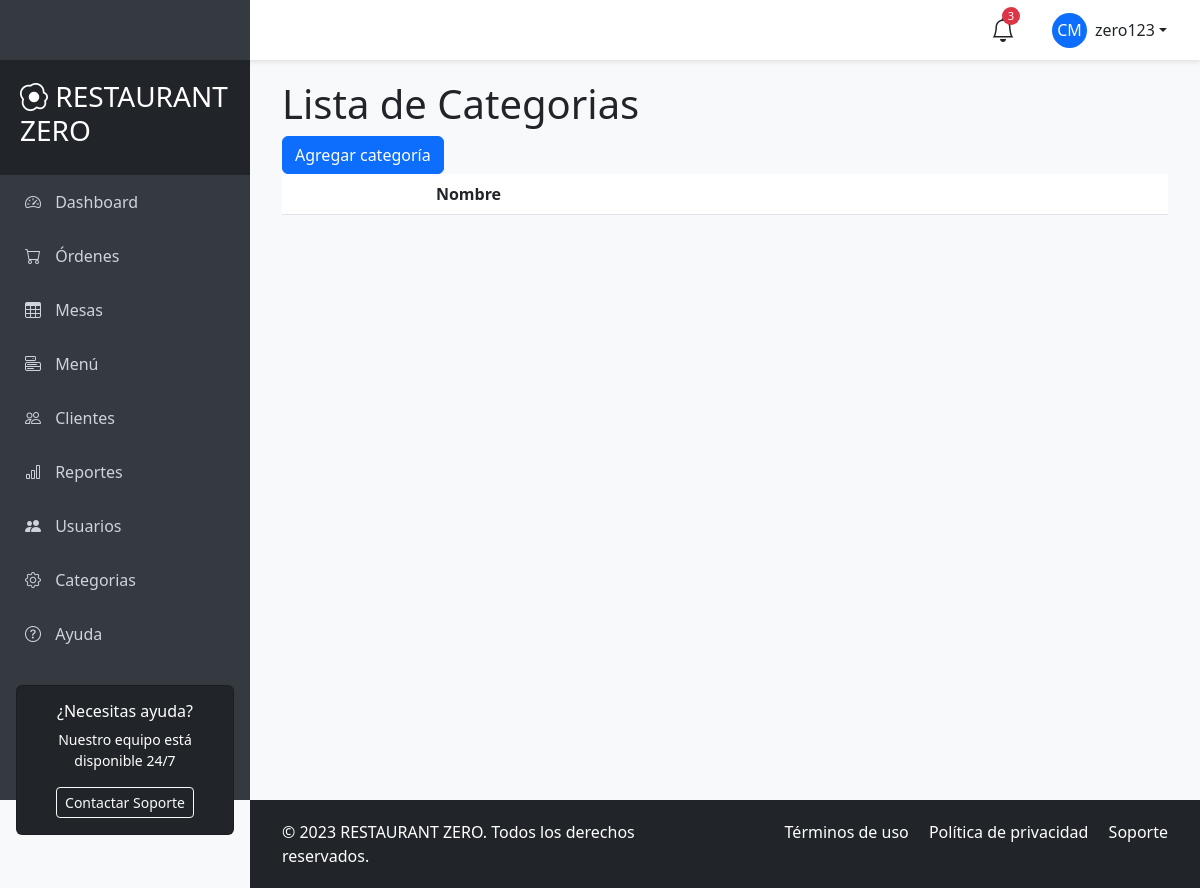
Page /platillos/categorias/ (signed in) on the earlier database version.
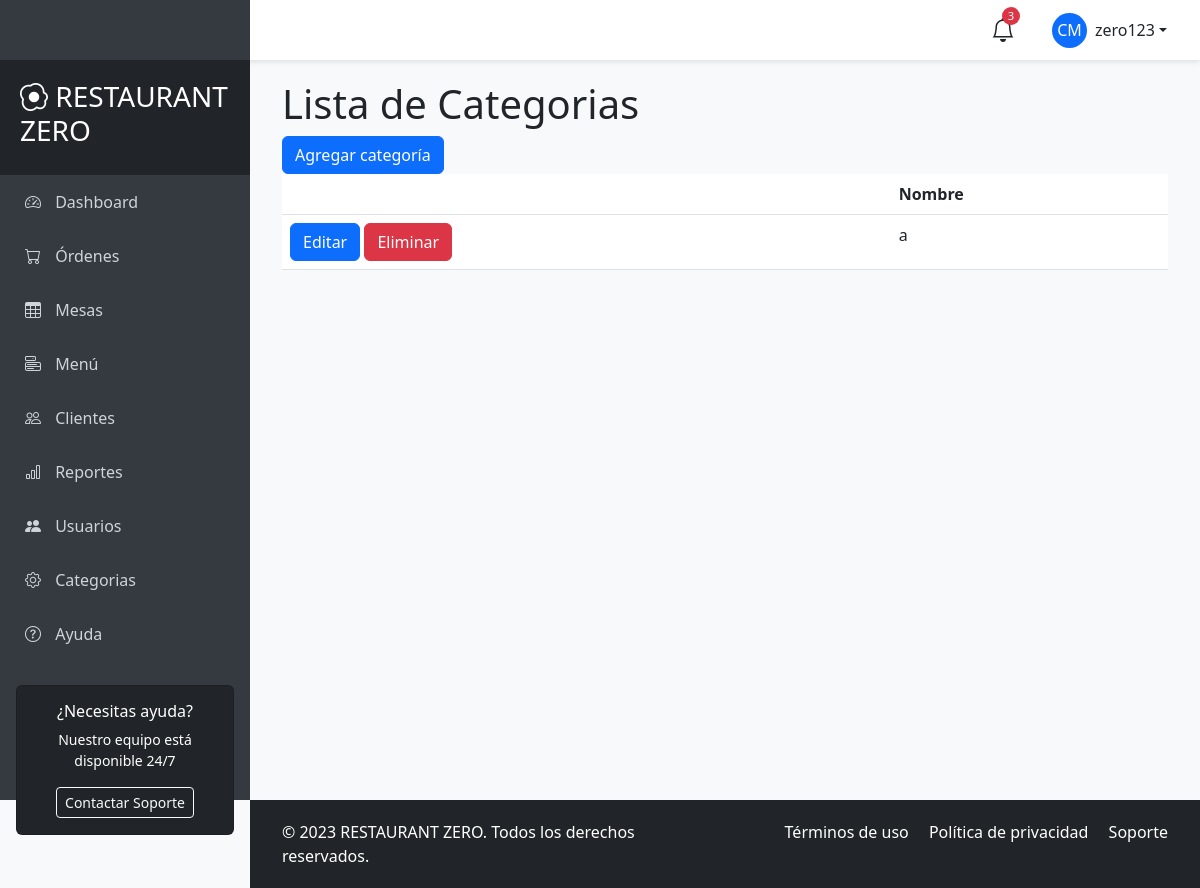
Same page on the later database version.
### apps/accounts/models.py (models this page shows)
class AppUser(AbstractUser):
    pass

### apps/platillos/models.py (models this page shows, shortened)
class Categoria(models.Model):
    nombre = models.CharField(max_length=100)

### apps/platillos/views.py (the view)
# urls.py: path('categorias/', views.CategoriaListView.as_view(), name='categoria_list'),
class CategoriaListView(LoginRequiredMixin, ListView):
    model = Categoria
    template_name = 'categorias/categoria_list.html'
    context_object_name = 'categorias'

### templates/categorias/categoria_list.html
{% extends 'main/base_user.html' %}
{% block content %}
<h1>Lista de Categorias</h1>
<a class="btn btn-primary" href="{% url 'platillos:categoria_create' %}">Agregar categoría</a>
<table class="table">
    <thead>
        <tr>
            <th></th>
            <th>Nombre</th>
        </tr>
    </thead>
    <tbody>
        {% for categoria in categorias %}
        <tr>
            <td>
                <a class="btn btn-primary" href="{% url 'platillos:categoria_edit' categoria.pk %}">Editar</a>
                <a class="btn btn-danger" href="{% url 'platillos:categoria_delete' categoria.pk %}">Eliminar</a>
            </td>
            <td>{{categoria.nombre}}</td>
        </tr>
        {% endfor %}
    </tbody>
</table>
{% endblock %}

### templates/main/base_user.html (shortened to what this page needs)
<!DOCTYPE html>
<html lang="es">
<head>
    <link href="https://cdn.jsdelivr.net/npm/bootstrap@5.3.0/dist/css/bootstrap.min.css" rel="stylesheet">
    <link rel="stylesheet" href="https://cdn.jsdelivr.net/npm/bootstrap-icons@1.10.0/font/bootstrap-icons.css">
</head>
<body>
    <nav id="sidebar">
        <div class="sidebar-header">
            <h3><i class="bi bi-egg-fried"></i> RESTAURANT ZERO</h3>
        </div>
        <ul class="list-unstyled">
            <li class="active"><a href="#"><i class="bi bi-speedometer2"></i> Dashboard</a></li>
            <li><a href="{% url 'ordenes:ordenes_list' %}"><i class="bi bi-cart"></i> Órdenes</a></li>
            <li><a href="{% url 'ordenes:mesas_list' %}"><i class="bi bi-table"></i> Mesas</a></li>
            <li><a href="{% url 'platillos:platillos_list' %}"><i class="bi bi-menu-button"></i> Menú</a></li>
            <li><a href="#"><i class="bi bi-people"></i> Clientes</a></li>
            <li><a href="#"><i class="bi bi-bar-chart"></i> Reportes</a></li>
            <li><a href="{% url 'accounts:user_list' %}"><i class="bi bi-people-fill"></i> Usuarios</a> </li>
            <li><a href="{% url 'platillos:categoria_list' %}"><i class="bi bi-gear"></i> Categorias</a></li>
            <li><a href="#"><i class="bi bi-question-circle"></i> Ayuda</a></li>
        </ul>
        <div class="px-3 mt-4">
            <div class="card bg-dark text-white">
                <div class="card-body text-center">
                    <h6>¿Necesitas ayuda?</h6>
                    <p class="small">Nuestro equipo está disponible 24/7</p>
                    <button class="btn btn-sm btn-outline-light">Contactar Soporte</button>
                </div>
            </div>
        </div>
    </nav>
    <header id="header" class="d-flex align-items-center justify-content-between">
        <button type="button" id="sidebarCollapse" class="btn">
        </button>
        <div class="d-flex align-items-center">
            <div class="position-relative me-4">
                <i class="bi bi-bell fs-4"></i>
                <span class="notification-badge">3</span>
            </div>
            <div class="dropdown">
                <button class="btn dropdown-toggle d-flex align-items-center" type="button" id="userDropdown" data-bs-toggle="dropdown" aria-expanded="false">
                    <div class="rounded-circle bg-primary d-flex align-items-center justify-content-center me-2" style="width: 35px; height: 35px;">
                        <span class="text-white">CM</span>
                    </div>
                    {{ request.user.username }}
                </button>
            </div>
        </div>
    </header>
    <div id="content">
        <div class="container-fluid">
            {% block content %}
            {% endblock %}
        </div>
    </div>
    <footer id="footer" class="bg-dark text-white">
        <div class="container-fluid">
            <div class="row">
                <div class="col-md-6">
                    <p class="mb-0">&copy; 2023 RESTAURANT ZERO. Todos los derechos reservados.</p>
                </div>
                <div class="col-md-6 text-md-end">
                    <p class="mb-0">
                        <a href="#" class="text-white text-decoration-none me-3">Términos de uso</a>
                        <a href="#" class="text-white text-decoration-none me-3">Política de privacidad</a>
                        <a href="#" class="text-white text-decoration-none">Soporte</a>
                    </p>
                </div>
            </div>
        </div>
    </footer>
</body>
</html>

### templates/main/base_user.html (style rules this page uses)
:root { --primary-color: #dc3545; --secondary-color: #ffc107; --sidebar-width: 250px; --header-height: 60px; }
body { font-family: 'Segoe UI', Tahoma, Geneva, Verdana, sans-serif; background-color: #f8f9fa; overflow-x: hidden; }
#sidebar { height: 100vh; width: var(--sidebar-width); position: fixed; top: 0; left: 0; background-color: #343a40; color: white; padding-top: var(--header-height); transition: all 0.3s; z-index: 1000; }
#sidebar .sidebar-header { padding: 20px; background-color: #212529; }
#sidebar ul li a { padding: 15px 25px; display: block; color: #ced4da; text-decoration: none; transition: all 0.3s; }
#sidebar ul li a i { margin-right: 10px; width: 20px; text-align: center; }
#header { height: var(--header-height); position: fixed; top: 0; left: 0; right: 0; background-color: white; box-shadow: 0 2px 5px rgba(0,0,0,0.1); z-index: 900; padding: 0 20px; }
#sidebarCollapse { background: transparent; border: none; color: var(--primary-color); font-size: 1.5rem; }
#content { margin-left: var(--sidebar-width); padding: 20px; padding-top: calc(var(--header-height) + 20px); transition: all 0.3s; min-height: 100vh; }
#footer { background-color: #343a40; color: white; padding: 20px; margin-left: var(--sidebar-width); transition: all 0.3s; }
.notification-badge { position: absolute; top: -5px; right: -5px; background-color: var(--primary-color); color: white; border-radius: 50%; width: 18px; height: 18px; font-size: 0.7rem; display: flex; align-items: center; justify-content: center; }

Differences in the rows shown:
added Categoria: nombre "a"
